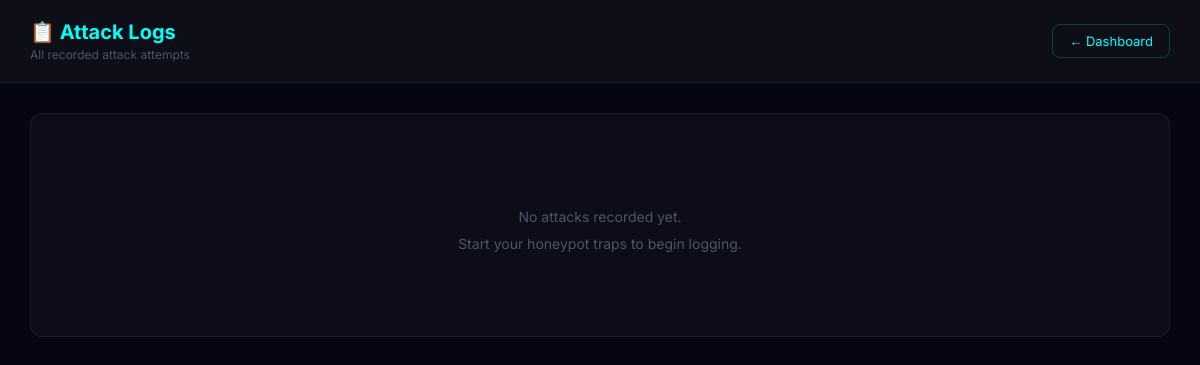
Page /logs on the earlier database version.
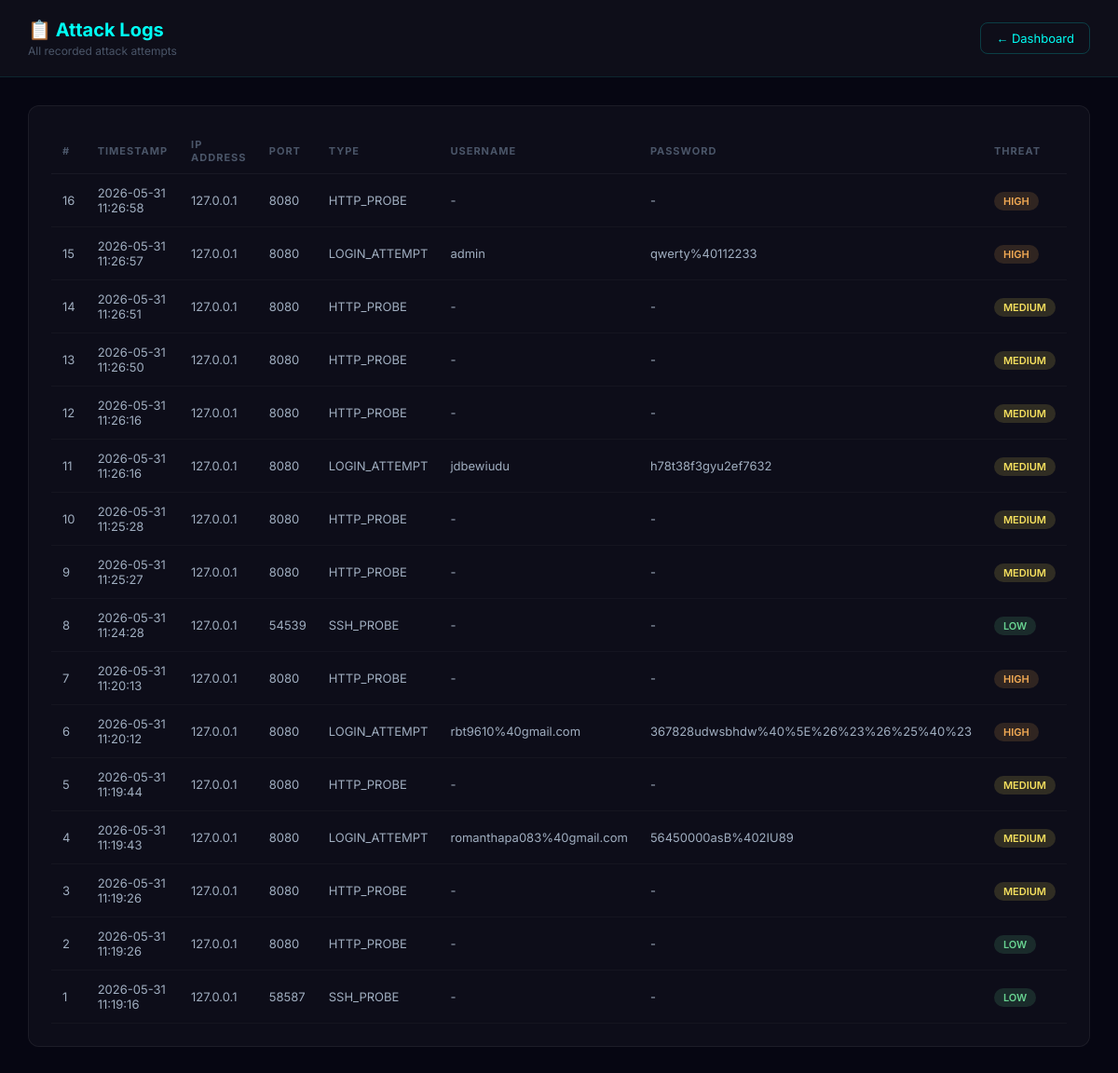
Same page on the later database version.
### tables this page shows
CREATE TABLE attacks (
            id INTEGER PRIMARY KEY AUTOINCREMENT,
            timestamp TEXT,
            ip_address TEXT,
            port INTEGER,
            attack_type TEXT,
            username TEXT,
            password TEXT,
            raw_data TEXT,
            threat_level TEXT
        );

### dashboard/app.py (the view)
@app.route('/logs')
def logs():
    all_attacks = get_all_attacks()
    return render_template('logs.html', attacks=all_attacks)

### core/database.py (called while the page is built)
def get_all_attacks():
    conn = sqlite3.connect(DB_PATH)
    cursor = conn.cursor()
    cursor.execute('SELECT * FROM attacks ORDER BY timestamp DESC')
    rows = cursor.fetchall()
    conn.close()
    return rows

### dashboard/templates/logs.html (shortened to what this page needs)
<!DOCTYPE html>
<html>
<head>
</head>
<body>
<div class="header">
    <div>
        <h1>📋 Attack Logs</h1>
        <p>All recorded attack attempts</p>
    </div>
    <a href="/" class="back-link">← Dashboard</a>
</div>
<div class="container">
    <div class="card">
        {% if attacks %}
        <table>
            <tr>
                <th>#</th>
                <th>Timestamp</th>
                <th>IP Address</th>
                <th>Port</th>
                <th>Type</th>
                <th>Username</th>
                <th>Password</th>
                <th>Threat</th>
            </tr>
            {% for attack in attacks %}
            <tr>
                <td>{{ attack[0] }}</td>
                <td>{{ attack[1][0:19] }}</td>
                <td>{{ attack[2] }}</td>
                <td>{{ attack[3] }}</td>
                <td>{{ attack[4] }}</td>
                <td>{{ attack[5] if attack[5] else '-' }}</td>
                <td>{{ attack[6] if attack[6] else '-' }}</td>
                <td>
                    <span class="badge {{ attack[8].lower() }}">
                        {{ attack[8] }}
                    </span>
                </td>
            </tr>
            {% endfor %}
        {% else %}
        <div class="empty">
            <p>No attacks recorded yet.</p>
            <p>Start your honeypot traps to begin logging.</p>
        </div>
        {% endif %}
        </table>
    </div>
</div>
</body>
</html>

### dashboard/templates/logs.html (style rules this page uses)
* { margin: 0; padding: 0; box-sizing: border-box; }
body { background: #060612; font-family: 'Inter', Arial, sans-serif; color: #fff; min-height: 100vh; }
.header { background: rgba(255,255,255,0.03); border-bottom: 1px solid rgba(0,255,245,0.1); padding: 20px 30px; display: flex; align-items: center; justify-content: space-between; }
.header h1 { color: #00fff5; font-size: 20px; font-weight: 700; }
.header p { color: #4a5568; font-size: 12px; margin-top: 3px; }
.back-link { color: #00fff5; font-size: 13px; text-decoration: none; border: 1px solid rgba(0,255,245,0.2); padding: 8px 16px; border-radius: 8px; transition: all 0.2s; }
.container { padding: 30px; max-width: 1200px; margin: 0 auto; }
.card { background: rgba(255,255,255,0.03); border: 1px solid rgba(255,255,255,0.06); border-radius: 12px; padding: 24px; overflow-x: auto; }
table { width: 100%; border-collapse: collapse; min-width: 600px; }
th { color: #4a5568; font-size: 11px; text-transform: uppercase; letter-spacing: 1px; padding: 10px 12px; text-align: left; border-bottom: 1px solid rgba(255,255,255,0.05); }
td { padding: 12px; font-size: 13px; border-bottom: 1px solid rgba(255,255,255,0.03); color: #a0aec0; }
.badge { padding: 3px 10px; border-radius: 20px; font-size: 11px; font-weight: 600; }
.high { background: rgba(246,173,85,0.15); color: #f6ad55; }
.medium { background: rgba(246,224,94,0.15); color: #f6e05e; }
.low { background: rgba(104,211,145,0.15); color: #68d391; }

Differences in the rows shown:
added attacks: id "16", timestamp "2026-05-31 11:26:58", ip_address "127.0.0.1", port "8080", attack_type "HTTP_PROBE", username "-", password "-", threat_level "HIGH"
added attacks: id "15", timestamp "2026-05-31 11:26:57", ip_address "127.0.0.1", port "8080", attack_type "LOGIN_ATTEMPT", username "admin", password "qwerty%40112233", threat_level "HIGH"
added attacks: id "14", timestamp "2026-05-31 11:26:51", ip_address "127.0.0.1", port "8080", attack_type "HTTP_PROBE", username "-", password "-", threat_level "MEDIUM"
added attacks: id "13", timestamp "2026-05-31 11:26:50", ip_address "127.0.0.1", port "8080", attack_type "HTTP_PROBE", username "-", password "-", threat_level "MEDIUM"
added attacks: id "12", timestamp "2026-05-31 11:26:16", ip_address "127.0.0.1", port "8080", attack_type "HTTP_PROBE", username "-", password "-", threat_level "MEDIUM"
added attacks: id "11", timestamp "2026-05-31 11:26:16", ip_address "127.0.0.1", port "8080", attack_type "LOGIN_ATTEMPT", username "jdbewiudu", password "h78t38f3gyu2ef7632", threat_level "MEDIUM"
added attacks: id "10", timestamp "2026-05-31 11:25:28", ip_address "127.0.0.1", port "8080", attack_type "HTTP_PROBE", username "-", password "-", threat_level "MEDIUM"
added attacks: id "9", timestamp "2026-05-31 11:25:27", ip_address "127.0.0.1", port "8080", attack_type "HTTP_PROBE", username "-", password "-", threat_level "MEDIUM"
added attacks: id "8", timestamp "2026-05-31 11:24:28", ip_address "127.0.0.1", port "54539", attack_type "SSH_PROBE", username "-", password "-", threat_level "LOW"
added attacks: id "7", timestamp "2026-05-31 11:20:13", ip_address "127.0.0.1", port "8080", attack_type "HTTP_PROBE", username "-", password "-", threat_level "HIGH"
added attacks: id "6", timestamp "2026-05-31 11:20:12", ip_address "127.0.0.1", port "8080", attack_type "LOGIN_ATTEMPT", username "rbt9610%40gmail.com", password "367828udwsbhdw%40%5E%26%23%26%25%40%23", threat_level "HIGH"
added attacks: id "5", timestamp "2026-05-31 11:19:44", ip_address "127.0.0.1", port "8080", attack_type "HTTP_PROBE", username "-", password "-", threat_level "MEDIUM"
added attacks: id "4", timestamp "2026-05-31 11:19:43", ip_address "127.0.0.1", port "8080", attack_type "LOGIN_ATTEMPT", username "romanthapa083%40gmail.com", password "56450000asB%402IU89", threat_level "MEDIUM"
added attacks: id "3", timestamp "2026-05-31 11:19:26", ip_address "127.0.0.1", port "8080", attack_type "HTTP_PROBE", username "-", password "-", threat_level "MEDIUM"
added attacks: id "2", timestamp "2026-05-31 11:19:26", ip_address "127.0.0.1", port "8080", attack_type "HTTP_PROBE", username "-", password "-", threat_level "LOW"
added attacks: id "1", timestamp "2026-05-31 11:19:16", ip_address "127.0.0.1", port "58587", attack_type "SSH_PROBE", username "-", password "-", threat_level "LOW"
Other differences:
text no longer shown: "No attacks recorded yet. Start your honeypot traps to begin logging."
text now shown: "# TIMESTAMP IP ADDRESS PORT TYPE USERNAME PASSWORD THREAT"
